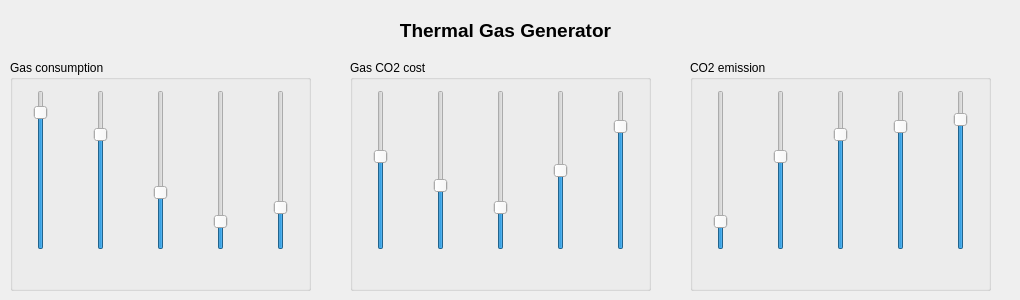
      <widget class="QWidget" name="thermal_gas_tab">
       <attribute name="title">
        <string>Thermal Gas Generator</string>
       </attribute>
       <widget class="QGroupBox" name="groupBox_5">
        <property name="geometry">
         <rect>
          <x>690</x>
          <y>60</y>
          <width>301</width>
          <height>231</height>
         </rect>
        </property>
        <property name="title">
         <string>CO2 emission</string>
        </property>
        <widget class="QSlider" name="gas_co2_emission_slider1">
         <property name="geometry">
          <rect>
           <x>20</x>
           <y>30</y>
           <width>22</width>
           <height>160</height>
          </rect>
         </property>
         <property name="minimum">
          <number>1</number>
         </property>
         <property name="maximum">
          <number>100</number>
         </property>
         <property name="value">
          <number>15</number>
         </property>
         <property name="orientation">
          <enum>Qt::Vertical</enum>
         </property>
        </widget>
        <widget class="QSlider" name="gas_co2_emission_slider2">
         <property name="geometry">
          <rect>
           <x>80</x>
           <y>30</y>
           <width>22</width>
           <height>160</height>
          </rect>
         </property>
         <property name="minimum">
          <number>1</number>
         </property>
         <property name="maximum">
          <number>100</number>
         </property>
         <property name="value">
          <number>60</number>
         </property>
         <property name="orientation">
          <enum>Qt::Vertical</enum>
         </property>
        </widget>
        <widget class="QSlider" name="gas_co2_emission_slider3">
         <property name="geometry">
          <rect>
           <x>140</x>
           <y>30</y>
           <width>22</width>
           <height>160</height>
          </rect>
         </property>
         <property name="minimum">
          <number>1</number>
         </property>
         <property name="maximum">
          <number>100</number>
         </property>
         <property name="value">
          <number>75</number>
         </property>
         <property name="orientation">
          <enum>Qt::Vertical</enum>
         </property>
        </widget>
        <widget class="QSlider" name="gas_co2_emission_slider4">
         <property name="geometry">
          <rect>
           <x>200</x>
           <y>30</y>
           <width>22</width>
           <height>160</height>
          </rect>
         </property>
         <property name="minimum">
          <number>1</number>
         </property>
         <property name="maximum">
          <number>100</number>
         </property>
         <property name="value">
          <number>80</number>
         </property>
         <property name="orientation">
          <enum>Qt::Vertical</enum>
         </property>
        </widget>
        <widget class="QSlider" name="gas_co2_emission_slider5">
         <property name="geometry">
          <rect>
           <x>260</x>
           <y>30</y>
           <width>22</width>
           <height>160</height>
          </rect>
         </property>
         <property name="minimum">
          <number>1</number>
         </property>
         <property name="maximum">
          <number>100</number>
         </property>
         <property name="value">
          <number>85</number>
         </property>
         <property name="orientation">
          <enum>Qt::Vertical</enum>
         </property>
        </widget>
        <widget class="QLabel" name="gas_co2_emission_slider_lbl1">
         <property name="geometry">
          <rect>
           <x>0</x>
           <y>200</y>
           <width>55</width>
           <height>16</height>
          </rect>
         </property>
         <property name="text">
          <string/>
         </property>
         <property name="alignment">
          <set>Qt::AlignCenter</set>
         </property>
        </widget>
        <widget class="QLabel" name="gas_co2_emission_slider_lbl2">
         <property name="geometry">
          <rect>
           <x>60</x>
           <y>200</y>
           <width>55</width>
           <height>16</height>
          </rect>
         </property>
         <property name="text">
          <string/>
         </property>
         <property name="alignment">
          <set>Qt::AlignCenter</set>
         </property>
        </widget>
        <widget class="QLabel" name="gas_co2_emission_slider_lbl3">
         <property name="geometry">
          <rect>
           <x>120</x>
           <y>200</y>
           <width>55</width>
           <height>16</height>
          </rect>
         </property>
         <property name="text">
          <string/>
         </property>
         <property name="alignment">
          <set>Qt::AlignCenter</set>
         </property>
        </widget>
        <widget class="QLabel" name="gas_co2_emission_slider_lbl4">
         <property name="geometry">
          <rect>
           <x>180</x>
           <y>200</y>
           <width>55</width>
           <height>16</height>
          </rect>
         </property>
         <property name="text">
          <string/>
         </property>
         <property name="alignment">
          <set>Qt::AlignCenter</set>
         </property>
        </widget>
        <widget class="QLabel" name="gas_co2_emission_slider_lbl5">
         <property name="geometry">
          <rect>
           <x>240</x>
           <y>200</y>
           <width>55</width>
           <height>16</height>
          </rect>
         </property>
         <property name="text">
          <string/>
         </property>
         <property name="alignment">
          <set>Qt::AlignCenter</set>
         </property>
        </widget>
       </widget>
       <widget class="QGroupBox" name="groupBox_6">
        <property name="geometry">
         <rect>
          <x>10</x>
          <y>60</y>
          <width>301</width>
          <height>231</height>
         </rect>
        </property>
        <property name="title">
         <string>Gas consumption</string>
        </property>
        <widget class="QSlider" name="gas_consumption_slider1">
         <property name="geometry">
          <rect>
           <x>20</x>
           <y>30</y>
           <width>22</width>
           <height>160</height>
          </rect>
         </property>
         <property name="minimum">
          <number>1</number>
         </property>
         <property name="maximum">
          <number>100</number>
         </property>
         <property name="value">
          <number>90</number>
         </property>
         <property name="orientation">
          <enum>Qt::Vertical</enum>
         </property>
        </widget>
        <widget class="QSlider" name="gas_consumption_slider2">
         <property name="geometry">
          <rect>
           <x>80</x>
           <y>30</y>
           <width>22</width>
           <height>160</height>
          </rect>
         </property>
         <property name="minimum">
          <number>1</number>
         </property>
         <property name="maximum">
          <number>100</number>
         </property>
         <property name="value">
          <number>75</number>
         </property>
         <property name="orientation">
          <enum>Qt::Vertical</enum>
         </property>
        </widget>
        <widget class="QSlider" name="gas_consumption_slider3">
         <property name="geometry">
          <rect>
           <x>140</x>
           <y>30</y>
           <width>22</width>
           <height>160</height>
          </rect>
         </property>
         <property name="minimum">
          <number>1</number>
         </property>
         <property name="maximum">
          <number>100</number>
         </property>
         <property name="value">
          <number>35</number>
         </property>
         <property name="orientation">
          <enum>Qt::Vertical</enum>
         </property>
        </widget>
        <widget class="QSlider" name="gas_consumption_slider4">
         <property name="geometry">
          <rect>
           <x>200</x>
           <y>30</y>
           <width>22</width>
           <height>160</height>
          </rect>
         </property>
         <property name="minimum">
          <number>1</number>
         </property>
         <property name="maximum">
          <number>100</number>
         </property>
         <property name="value">
          <number>15</number>
         </property>
         <property name="orientation">
          <enum>Qt::Vertical</enum>
         </property>
        </widget>
        <widget class="QSlider" name="gas_consumption_slider5">
         <property name="geometry">
          <rect>
           <x>260</x>
           <y>30</y>
           <width>22</width>
           <height>160</height>
          </rect>
         </property>
         <property name="minimum">
          <number>1</number>
         </property>
         <property name="maximum">
          <number>100</number>
         </property>
         <property name="value">
          <number>25</number>
         </property>
         <property name="orientation">
          <enum>Qt::Vertical</enum>
         </property>
        </widget>
        <widget class="QLabel" name="gas_consumption_slider_lbl1">
         <property name="geometry">
          <rect>
           <x>0</x>
           <y>200</y>
           <width>55</width>
           <height>16</height>
          </rect>
         </property>
         <property name="text">
          <string/>
         </property>
         <property name="alignment">
          <set>Qt::AlignCenter</set>
         </property>
        </widget>
        <widget class="QLabel" name="gas_consumption_slider_lbl2">
         <property name="geometry">
          <rect>
           <x>60</x>
           <y>200</y>
           <width>55</width>
           <height>16</height>
          </rect>
         </property>
         <property name="text">
          <string/>
         </property>
         <property name="alignment">
          <set>Qt::AlignCenter</set>
         </property>
        </widget>
        <widget class="QLabel" name="gas_consumption_slider_lbl3">
         <property name="geometry">
          <rect>
           <x>120</x>
           <y>200</y>
           <width>55</width>
           <height>16</height>
          </rect>
         </property>
         <property name="text">
          <string/>
         </property>
         <property name="alignment">
          <set>Qt::AlignCenter</set>
         </property>
        </widget>
        <widget class="QLabel" name="gas_consumption_slider_lbl4">
         <property name="geometry">
          <rect>
           <x>180</x>
           <y>200</y>
           <width>55</width>
           <height>16</height>
          </rect>
         </property>
         <property name="text">
          <string/>
         </property>
         <property name="alignment">
          <set>Qt::AlignCenter</set>
         </property>
        </widget>
        <widget class="QLabel" name="gas_consumption_slider_lbl5">
         <property name="geometry">
          <rect>
           <x>240</x>
           <y>200</y>
           <width>55</width>
           <height>16</height>
          </rect>
         </property>
         <property name="text">
          <string/>
         </property>
         <property name="alignment">
          <set>Qt::AlignCenter</set>
         </property>
        </widget>
       </widget>
       <widget class="QLabel" name="label_8">
        <property name="geometry">
         <rect>
          <x>0</x>
          <y>20</y>
          <width>1011</width>
          <height>20</height>
         </rect>
        </property>
        <property name="font">
         <font>
          <pointsize>14</pointsize>
          <weight>75</weight>
          <bold>true</bold>
         </font>
        </property>
        <property name="text">
         <string>Thermal Gas Generator</string>
        </property>
        <property name="alignment">
         <set>Qt::AlignCenter</set>
        </property>
       </widget>
       <widget class="QGroupBox" name="groupBox_7">
        <property name="geometry">
         <rect>
          <x>350</x>
          <y>60</y>
          <width>301</width>
          <height>231</height>
         </rect>
        </property>
        <property name="title">
         <string>Gas CO2 cost</string>
        </property>
        <widget class="QSlider" name="gas_co2_cost_slider1">
         <property name="geometry">
          <rect>
           <x>20</x>
           <y>30</y>
           <width>22</width>
           <height>160</height>
          </rect>
         </property>
         <property name="minimum">
          <number>1</number>
         </property>
         <property name="maximum">
          <number>100</number>
         </property>
         <property name="value">
          <number>60</number>
         </property>
         <property name="orientation">
          <enum>Qt::Vertical</enum>
         </property>
        </widget>
        <widget class="QSlider" name="gas_co2_cost_slider2">
         <property name="geometry">
          <rect>
           <x>80</x>
           <y>30</y>
           <width>22</width>
           <height>160</height>
          </rect>
         </property>
         <property name="minimum">
          <number>1</number>
         </property>
         <property name="maximum">
          <number>100</number>
         </property>
         <property name="value">
          <number>40</number>
         </property>
         <property name="orientation">
          <enum>Qt::Vertical</enum>
         </property>
        </widget>
        <widget class="QSlider" name="gas_co2_cost_slider3">
         <property name="geometry">
          <rect>
           <x>140</x>
           <y>30</y>
           <width>22</width>
           <height>160</height>
          </rect>
         </property>
         <property name="minimum">
          <number>1</number>
         </property>
         <property name="maximum">
          <number>100</number>
         </property>
         <property name="value">
          <number>25</number>
         </property>
         <property name="orientation">
          <enum>Qt::Vertical</enum>
         </property>
        </widget>
        <widget class="QSlider" name="gas_co2_cost_slider4">
         <property name="geometry">
          <rect>
           <x>200</x>
           <y>30</y>
           <width>22</width>
           <height>160</height>
          </rect>
         </property>
         <property name="minimum">
          <number>1</number>
         </property>
         <property name="maximum">
          <number>100</number>
         </property>
         <property name="value">
          <number>50</number>
         </property>
         <property name="orientation">
          <enum>Qt::Vertical</enum>
         </property>
        </widget>
        <widget class="QSlider" name="gas_co2_cost_slider5">
         <property name="geometry">
          <rect>
           <x>260</x>
           <y>30</y>
           <width>22</width>
           <height>160</height>
          </rect>
         </property>
         <property name="minimum">
          <number>1</number>
         </property>
         <property name="maximum">
          <number>100</number>
         </property>
         <property name="value">
          <number>80</number>
         </property>
         <property name="orientation">
          <enum>Qt::Vertical</enum>
         </property>
        </widget>
        <widget class="QLabel" name="gas_price_slider_lbl1">
         <property name="geometry">
          <rect>
           <x>0</x>
           <y>200</y>
           <width>55</width>
           <height>16</height>
          </rect>
         </property>
         <property name="text">
          <string/>
         </property>
         <property name="alignment">
          <set>Qt::AlignCenter</set>
         </property>
        </widget>
        <widget class="QLabel" name="gas_price_slider_lbl2">
         <property name="geometry">
          <rect>
           <x>60</x>
           <y>200</y>
           <width>55</width>
           <height>16</height>
          </rect>
         </property>
         <property name="text">
          <string/>
         </property>
         <property name="alignment">
          <set>Qt::AlignCenter</set>
         </property>
        </widget>
        <widget class="QLabel" name="gas_price_slider_lbl3">
         <property name="geometry">
          <rect>
           <x>120</x>
           <y>200</y>
           <width>55</width>
           <height>16</height>
          </rect>
         </property>
         <property name="text">
          <string/>
         </property>
         <property name="alignment">
          <set>Qt::AlignCenter</set>
         </property>
        </widget>
        <widget class="QLabel" name="gas_price_slider_lbl4">
         <property name="geometry">
          <rect>
           <x>180</x>
           <y>200</y>
           <width>55</width>
           <height>16</height>
          </rect>
         </property>
         <property name="text">
          <string/>
         </property>
         <property name="alignment">
          <set>Qt::AlignCenter</set>
         </property>
        </widget>
        <widget class="QLabel" name="gas_price_slider_lbl5">
         <property name="geometry">
          <rect>
           <x>240</x>
           <y>200</y>
           <width>55</width>
           <height>16</height>
          </rect>
         </property>
         <property name="text">
          <string/>
         </property>
         <property name="alignment">
          <set>Qt::AlignCenter</set>
         </property>
        </widget>
       </widget>
      </widget>
